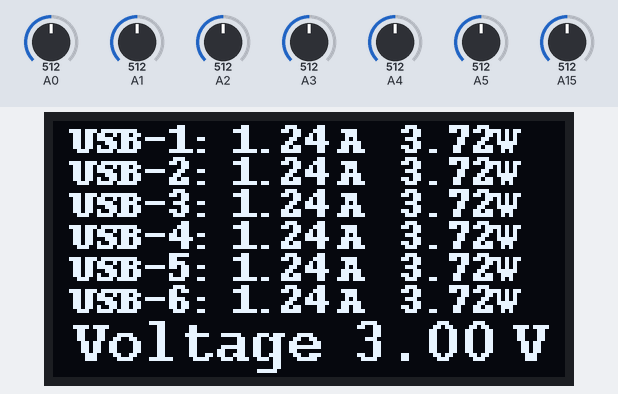
Recording of a sketch running on a simulated Arduino Mega 2560, built with avr-gcc and run on an emulated ATmega2560. On the bench: 128×64 one-colour display. The inputs (shaded band) are chosen by the test bench; at power-on: A0 = 512, A1 = 512, A2 = 512, A3 = 512, A4 = 512, A5 = 512, A15 = 512.

Above: at 3.6 s.
3.7 s: A0 set to 716
At 5.9 s:
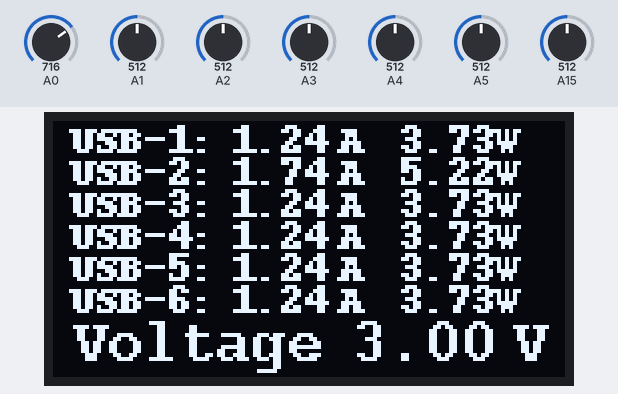
6.2 s: A1 set to 716
At 7.7 s:
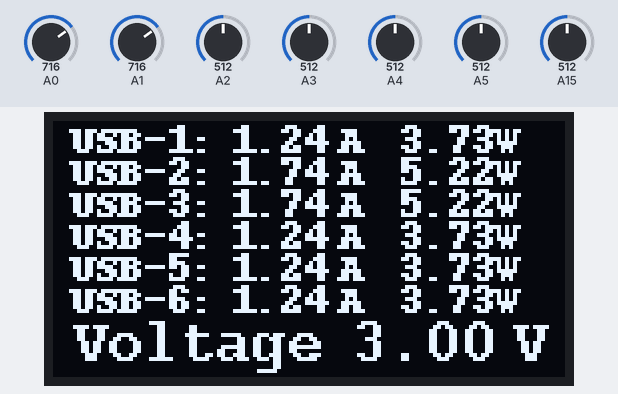
8.9 s: A2 set to 716
At 10.6 s:
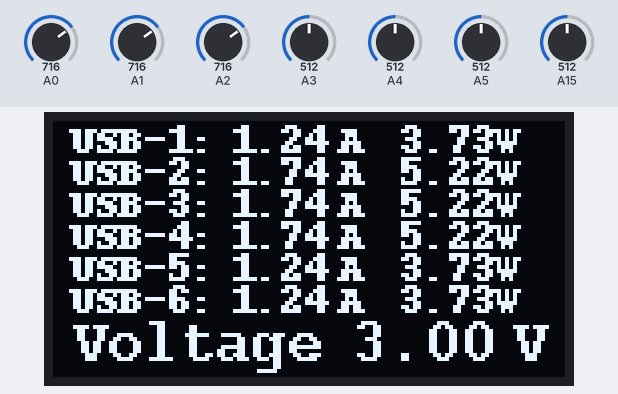
11.5 s: A3 set to 716
At 13.5 s:
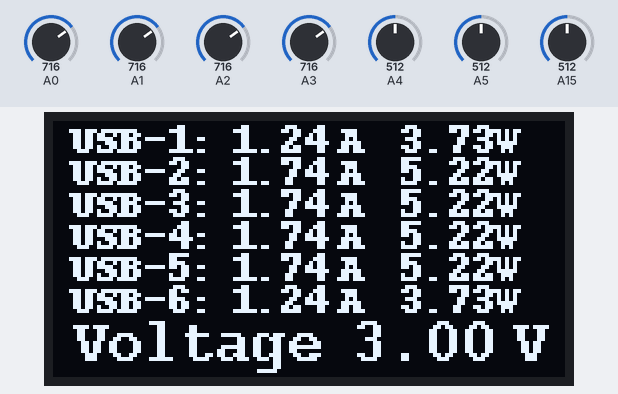
14.2 s: A4 set to 716
At 16.5 s:
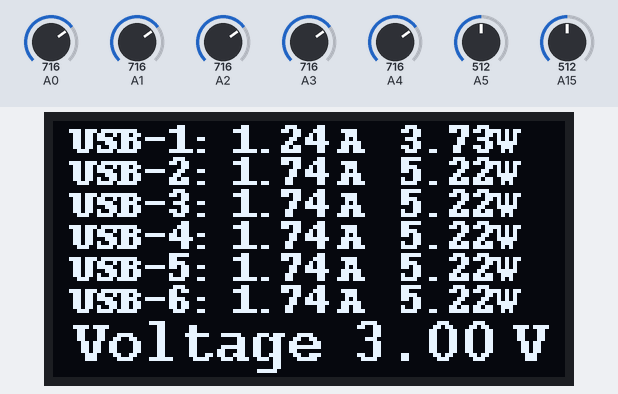
16.9 s: A5 set to 716
At 18.7 s:
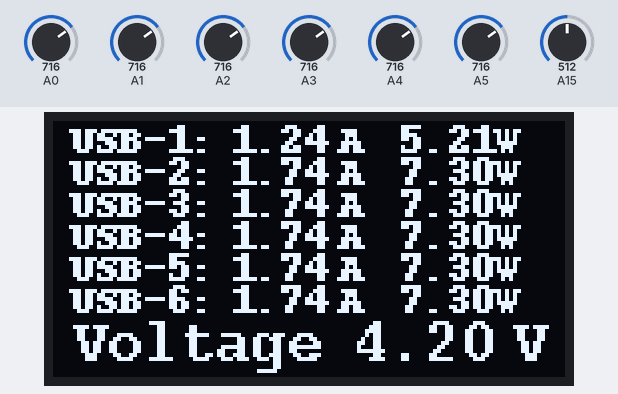
Timing chart, 0 to 20.2 s (numbered marks = the images above; inputs shaded):
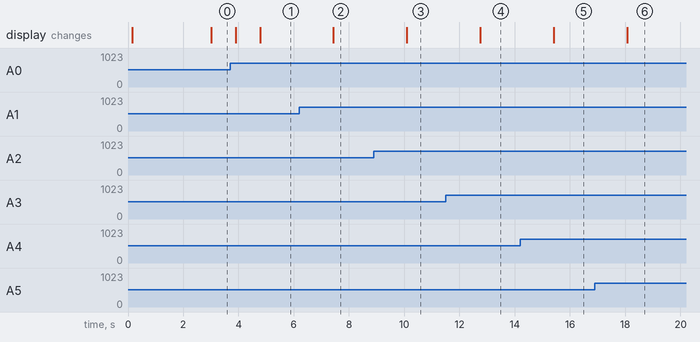

Measured:
- after the input at 3.7 s, the display: first differs from a run without the input after 1.1 s (image 1)
- after the input at 6.2 s, the display: changes after 1.2 s (image 2)
- after the input at 8.9 s, the display: changes after 1.2 s (image 3)
- after the input at 11.5 s, the display: changes after 1.3 s (image 4)
- after the input at 14.2 s, the display: changes after 1.2 s (image 5)
- after the input at 16.9 s, the display: changes after 1.2 s (image 6)

The sketch:

USB_Power_Meter.ino
```cpp
#include "U8glib.h"
//#include <Arduino.h>
//#include <Print.h>
//#include <OLED_I2C.h>         // Подключение библиотеки для дисплея
//U8GLIB_SSD1306_128x64 u8g(SDA, SCL, 8);
//extern uint8_t MegaNumbers[]; // Подключение больших шрифтов
//extern uint8_t SmallFont[];   // Подключение маленьких шрифтов
//U8GLIB_SSD1306_128x64 u8g(13, 12, 9, 8, 10);
U8GLIB_SSD1306_128X64 u8g(U8G_I2C_OPT_NONE);
#define OLED_address  0x78      //#define INTERNAL_I2C_PULLUPS

float voltage;
float current1, current2, current3, current4, current5, current6;
float power1, power2, power3, power4, power5, power6;
byte i;

void draw_splash_screen(void){

  u8g.setFont(u8g_font_9x18B);

  u8g.drawStr( 0, 15, "USB");
  u8g.drawStr( 40, 40, "Power");
  u8g.drawStr( 80, 64, "Meter");
}

void measure(void) {
 for (i=0;i<10;i++) {
 voltage += analogRead(37);}

 for (i=0;i<10;i++) {
 current1 += analogRead(31);}

  for (i=0;i<10;i++) {
 current2 += analogRead(32);}

  for (i=0;i<10;i++) {
 current3 += analogRead(33);}

  for (i=0;i<10;i++) {
 current4 += analogRead(34);}

  for (i=0;i<10;i++) {
 current5 += analogRead(35);}

  for (i=0;i<10;i++) {
 current6 += analogRead(36);}

 voltage = voltage/10;
 voltage = ((voltage * (2.5/1024))/10)*24;

 current1 = current1/10;
 current1 -= 3.5;
 if (current1<=0) {current1=0;}
 current1 = current1 * (2.5/1024);

 current2 = current2/10;
 current2 -= 3.5;
 if (current2<=0) {current2=0;}
 current2 = current2 * (2.5/1024);

 current3 = current3/10;
 current3 -= 3.5;
 if (current3<=0) {current3=0;}
 current3 = current3 * (2.5/1024);

 current4 = current4/10;
 current4 -= 3.5;
 if (current4<=0) {current4=0;}
 current4 = current4 * (2.5/1024);

 current5 = current5/10;
 current5 -= 3.5;
 if (current5<=0) {current5=0;}
 current5 = current5 * (2.5/1024);

 current6 = current6/10;
 current6 -= 3.5;
 if (current6<=0) {current6=0;}
 current6 = current6 * (2.5/1024);

 power1 = voltage * current1;
 power2 = voltage * current2;
 power3 = voltage * current3;
 power4 = voltage * current4;
 power5 = voltage * current5;
 power6 = voltage * current6;
}

void draw(void) {

 u8g.setFont(u8g_font_courB08);

 u8g.setPrintPos(5, 8);
 u8g.print("USB-1:");

 u8g.setPrintPos(5, 16);
 u8g.print("USB-2:");

 u8g.setPrintPos(5, 24);
 u8g.print("USB-3:");

 u8g.setPrintPos(5, 32);
 u8g.print("USB-4:");

 u8g.setPrintPos(5, 40);
 u8g.print("USB-5:");

 u8g.setPrintPos(5, 48);
 u8g.print("USB-6:");

 u8g.setPrintPos(45, 8);
 u8g.print(current1);

 u8g.setPrintPos(45, 16);
 u8g.print(current2);

 u8g.setPrintPos(45, 24);
 u8g.print(current3);

 u8g.setPrintPos(45, 32);
 u8g.print(current4);

 u8g.setPrintPos(45, 40);
 u8g.print(current5);

 u8g.setPrintPos(45, 48);
 u8g.print(current6);

 u8g.setPrintPos(72, 8);
 u8g.print("A");

 u8g.setPrintPos(72, 16);
 u8g.print("A");

 u8g.setPrintPos(72, 24);
 u8g.print("A");

 u8g.setPrintPos(72, 32);
 u8g.print("A");

 u8g.setPrintPos(72, 40);
 u8g.print("A");

 u8g.setPrintPos(72, 48);
 u8g.print("A");

 u8g.setPrintPos(87, 8);
 u8g.print(power1);

 u8g.setPrintPos(87, 16);
 u8g.print(power2);

 u8g.setPrintPos(87, 24);
 u8g.print(power3);

 u8g.setPrintPos(87, 32);
 u8g.print(power4);

 u8g.setPrintPos(87, 40);
 u8g.print(power5);

 u8g.setPrintPos(87, 48);
 u8g.print(power6);

 if (power1>=10){
 u8g.setPrintPos(120, 8);
 u8g.print("W");}
 else { u8g.setPrintPos(111, 8);
 u8g.print("W"); }

 if (power2>=10){
 u8g.setPrintPos(120, 16);
 u8g.print("W");}
 else { u8g.setPrintPos(111, 16);
 u8g.print("W"); }

 if (power3>=10){
 u8g.setPrintPos(120, 24);
 u8g.print("W");}
 else { u8g.setPrintPos(111, 24);
 u8g.print("W"); }

 if (power4>=10){
 u8g.setPrintPos(120, 32);
 u8g.print("W");}
 else { u8g.setPrintPos(111, 32);
 u8g.print("W"); }

 if (power5>=10){
 u8g.setPrintPos(120, 40);
 u8g.print("W");}
 else { u8g.setPrintPos(111, 40);
 u8g.print("W"); }

 if (power6>=10){
 u8g.setPrintPos(120, 48);
 u8g.print("W");}
 else { u8g.setPrintPos(111, 48);
 u8g.print("W"); }
//}

 u8g.setFont(u8g_font_courB10);

 u8g.setPrintPos(5, 60);
 u8g.print("Voltage");

 u8g.setPrintPos(75, 60);
 u8g.print(voltage);

 u8g.setPrintPos(115, 60);
 u8g.print("V");
}

void setup(void) {
 // flip screen, if required
 u8g.setRot180();
  // picture loop
  u8g.firstPage();
  do {
    draw_splash_screen();
  } while( u8g.nextPage() );
    // show splash screen for a 2 seconds
  delay(2000);
}

void loop(void) {
 analogReference(EXTERNAL);
 // picture loop
 measure();
 u8g.firstPage();
 do {
 draw();
 } while( u8g.nextPage() );
 delay(20);

}
```
